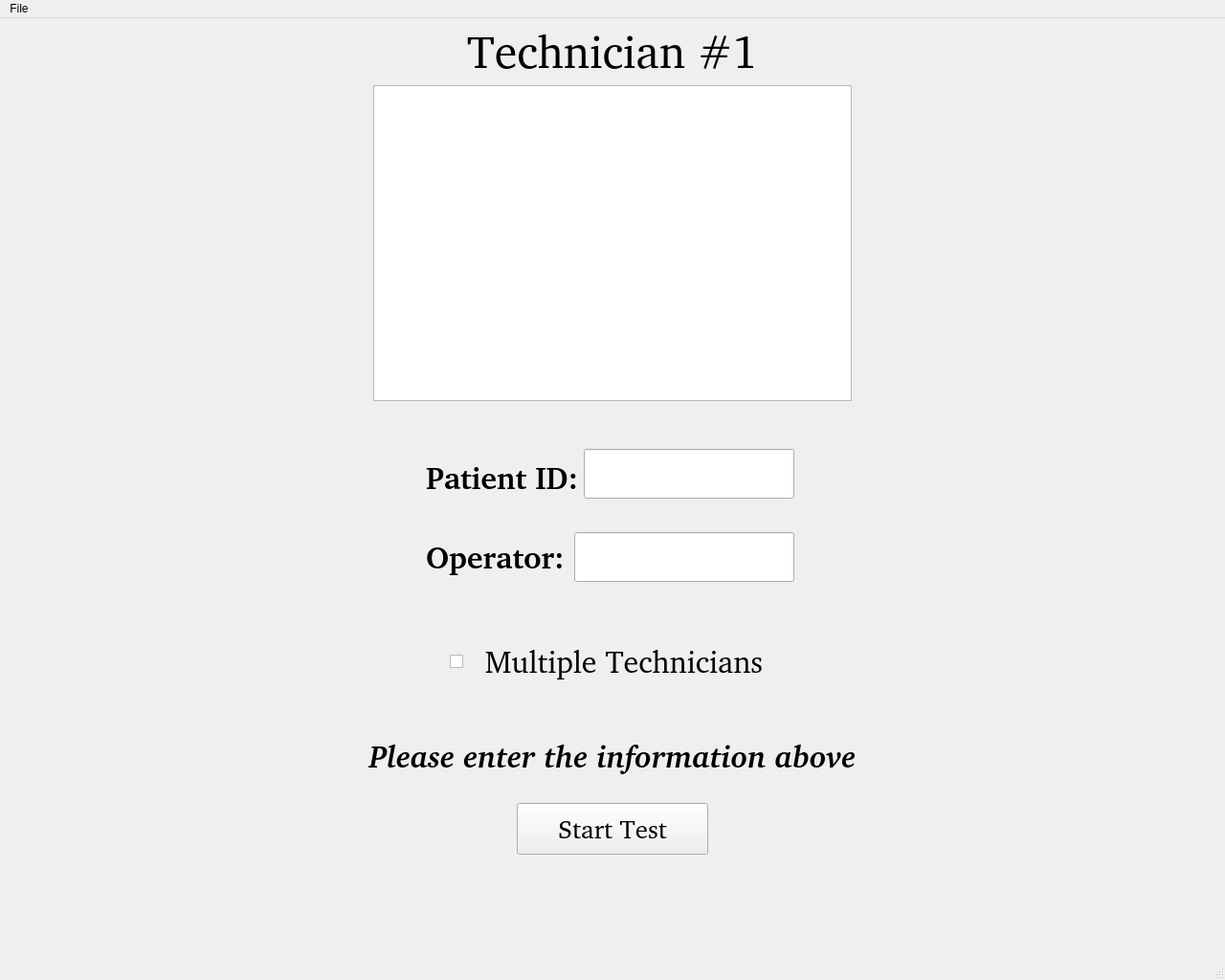
<?xml version="1.0" encoding="UTF-8"?>
<ui version="4.0">
 <class>iStrabGui</class>
 <widget class="QMainWindow" name="iStrabGui">
  <property name="geometry">
   <rect>
    <x>0</x>
    <y>0</y>
    <width>1280</width>
    <height>1024</height>
   </rect>
  </property>
  <property name="windowTitle">
   <string>iStrabGui</string>
  </property>
  <widget class="QWidget" name="centralWidget">
   <widget class="QStackedWidget" name="stackedWidget">
    <property name="geometry">
     <rect>
      <x>0</x>
      <y>0</y>
      <width>1280</width>
      <height>981</height>
     </rect>
    </property>
    <property name="currentIndex">
     <number>0</number>
    </property>
    <widget class="QWidget" name="page">
     <widget class="QGraphicsView" name="logoView">
      <property name="geometry">
       <rect>
        <x>390</x>
        <y>70</y>
        <width>500</width>
        <height>330</height>
       </rect>
      </property>
      <property name="verticalScrollBarPolicy">
       <enum>Qt::ScrollBarAlwaysOff</enum>
      </property>
      <property name="horizontalScrollBarPolicy">
       <enum>Qt::ScrollBarAlwaysOff</enum>
      </property>
     </widget>
     <widget class="QPushButton" name="startButton">
      <property name="geometry">
       <rect>
        <x>540</x>
        <y>820</y>
        <width>200</width>
        <height>54</height>
       </rect>
      </property>
      <property name="font">
       <font>
        <family>Bitstream Charter</family>
        <pointsize>20</pointsize>
       </font>
      </property>
      <property name="text">
       <string>Start Test</string>
      </property>
     </widget>
     <widget class="QLabel" name="techLabel">
      <property name="geometry">
       <rect>
        <x>445</x>
        <y>543</y>
        <width>300</width>
        <height>40</height>
       </rect>
      </property>
      <property name="font">
       <font>
        <family>Bitstream Charter</family>
        <pointsize>24</pointsize>
        <weight>75</weight>
        <bold>true</bold>
       </font>
      </property>
      <property name="text">
       <string>Operator:</string>
      </property>
     </widget>
     <widget class="QLabel" name="patientLabel">
      <property name="geometry">
       <rect>
        <x>445</x>
        <y>460</y>
        <width>160</width>
        <height>40</height>
       </rect>
      </property>
      <property name="font">
       <font>
        <family>Bitstream Charter</family>
        <pointsize>24</pointsize>
        <weight>75</weight>
        <bold>true</bold>
       </font>
      </property>
      <property name="text">
       <string>Patient ID:</string>
      </property>
     </widget>
     <widget class="QLineEdit" name="techText">
      <property name="geometry">
       <rect>
        <x>600</x>
        <y>537</y>
        <width>230</width>
        <height>52</height>
       </rect>
      </property>
      <property name="font">
       <font>
        <family>Bitstream Charter</family>
        <pointsize>20</pointsize>
       </font>
      </property>
     </widget>
     <widget class="QLineEdit" name="patientText">
      <property name="geometry">
       <rect>
        <x>610</x>
        <y>450</y>
        <width>220</width>
        <height>52</height>
       </rect>
      </property>
      <property name="font">
       <font>
        <family>Bitstream Charter</family>
        <pointsize>20</pointsize>
       </font>
      </property>
     </widget>
     <widget class="QLabel" name="warningLabel">
      <property name="geometry">
       <rect>
        <x>380</x>
        <y>750</y>
        <width>520</width>
        <height>42</height>
       </rect>
      </property>
      <property name="font">
       <font>
        <family>Bitstream Charter</family>
        <pointsize>24</pointsize>
        <weight>75</weight>
        <italic>true</italic>
        <bold>true</bold>
       </font>
      </property>
      <property name="text">
       <string>Please enter the information above</string>
      </property>
      <property name="alignment">
       <set>Qt::AlignCenter</set>
      </property>
     </widget>
     <widget class="QCheckBox" name="multipleTechs">
      <property name="geometry">
       <rect>
        <x>470</x>
        <y>650</y>
        <width>342</width>
        <height>44</height>
       </rect>
      </property>
      <property name="font">
       <font>
        <family>Bitstream Charter</family>
        <pointsize>24</pointsize>
        <weight>50</weight>
        <bold>false</bold>
       </font>
      </property>
      <property name="text">
       <string>  Multiple Technicians</string>
      </property>
      <property name="iconSize">
       <size>
        <width>56</width>
        <height>56</height>
       </size>
      </property>
      <property name="tristate">
       <bool>false</bool>
      </property>
     </widget>
     <widget class="QLabel" name="techNumber">
      <property name="geometry">
       <rect>
        <x>440</x>
        <y>14</y>
        <width>400</width>
        <height>40</height>
       </rect>
      </property>
      <property name="font">
       <font>
        <family>Bitstream Charter</family>
        <pointsize>36</pointsize>
        <weight>50</weight>
        <italic>false</italic>
        <bold>false</bold>
       </font>
      </property>
      <property name="text">
       <string>Technician #1</string>
      </property>
      <property name="alignment">
       <set>Qt::AlignCenter</set>
      </property>
     </widget>
    </widget>
    <widget class="QWidget" name="page_2">
     <widget class="QGraphicsView" name="cameraView">
      <property name="geometry">
       <rect>
        <x>30</x>
        <y>130</y>
        <width>1000</width>
        <height>800</height>
       </rect>
      </property>
      <property name="verticalScrollBarPolicy">
       <enum>Qt::ScrollBarAlwaysOff</enum>
      </property>
      <property name="horizontalScrollBarPolicy">
       <enum>Qt::ScrollBarAlwaysOff</enum>
      </property>
     </widget>
     <widget class="QGraphicsView" name="demoView">
      <property name="geometry">
       <rect>
        <x>1060</x>
        <y>130</y>
        <width>200</width>
        <height>320</height>
       </rect>
      </property>
      <property name="verticalScrollBarPolicy">
       <enum>Qt::ScrollBarAlwaysOff</enum>
      </property>
      <property name="horizontalScrollBarPolicy">
       <enum>Qt::ScrollBarAlwaysOff</enum>
      </property>
     </widget>
     <widget class="QLabel" name="setupLabel">
      <property name="geometry">
       <rect>
        <x>40</x>
        <y>15</y>
        <width>1200</width>
        <height>60</height>
       </rect>
      </property>
      <property name="font">
       <font>
        <family>Bitstream Charter</family>
        <pointsize>36</pointsize>
       </font>
      </property>
      <property name="text">
       <string>Please set up the patient for the test</string>
      </property>
      <property name="alignment">
       <set>Qt::AlignCenter</set>
      </property>
     </widget>
     <widget class="QLabel" name="demoLabel">
      <property name="geometry">
       <rect>
        <x>1060</x>
        <y>80</y>
        <width>200</width>
        <height>34</height>
       </rect>
      </property>
      <property name="font">
       <font>
        <family>Bitstream Charter</family>
        <pointsize>20</pointsize>
        <weight>75</weight>
        <bold>true</bold>
       </font>
      </property>
      <property name="text">
       <string>Optimal Setup:</string>
      </property>
     </widget>
     <widget class="QLabel" name="feedLabel">
      <property name="geometry">
       <rect>
        <x>30</x>
        <y>80</y>
        <width>140</width>
        <height>34</height>
       </rect>
      </property>
      <property name="font">
       <font>
        <family>Bitstream Charter</family>
        <pointsize>20</pointsize>
        <weight>75</weight>
        <bold>true</bold>
       </font>
      </property>
      <property name="text">
       <string>Live Feed:</string>
      </property>
     </widget>
     <widget class="QPushButton" name="recordButton">
      <property name="geometry">
       <rect>
        <x>1060</x>
        <y>910</y>
        <width>200</width>
        <height>54</height>
       </rect>
      </property>
      <property name="font">
       <font>
        <family>Bitstream Charter</family>
        <pointsize>20</pointsize>
       </font>
      </property>
      <property name="text">
       <string>Record</string>
      </property>
     </widget>
     <widget class="QLabel" name="audioSelectLabel">
      <property name="geometry">
       <rect>
        <x>1060</x>
        <y>470</y>
        <width>150</width>
        <height>28</height>
       </rect>
      </property>
      <property name="font">
       <font>
        <family>Bitstream Charter</family>
        <pointsize>18</pointsize>
        <weight>75</weight>
        <bold>true</bold>
       </font>
      </property>
      <property name="text">
       <string>Select Audio:</string>
      </property>
     </widget>
     <widget class="QComboBox" name="selectAudio">
      <property name="geometry">
       <rect>
        <x>1060</x>
        <y>510</y>
        <width>200</width>
        <height>45</height>
       </rect>
      </property>
      <property name="font">
       <font>
        <family>Bitstream Charter</family>
        <pointsize>16</pointsize>
       </font>
      </property>
      <property name="iconSize">
       <size>
        <width>16</width>
        <height>16</height>
       </size>
      </property>
      <item>
       <property name="text">
        <string>Bike Horn</string>
       </property>
      </item>
      <item>
       <property name="text">
        <string>Computer Magic</string>
       </property>
      </item>
      <item>
       <property name="text">
        <string>Cow Mooing</string>
       </property>
      </item>
      <item>
       <property name="text">
        <string>Doorbell</string>
       </property>
      </item>
      <item>
       <property name="text">
        <string>Electrical Sweep</string>
       </property>
      </item>
      <item>
       <property name="text">
        <string>Magic Wand</string>
       </property>
      </item>
      <item>
       <property name="text">
        <string>Music Box</string>
       </property>
      </item>
      <item>
       <property name="text">
        <string>Ship Bell</string>
       </property>
      </item>
      <item>
       <property name="text">
        <string>Sleigh Bells Ringing</string>
       </property>
      </item>
     </widget>
     <widget class="QPushButton" name="reconnectButton">
      <property name="geometry">
       <rect>
        <x>1060</x>
        <y>830</y>
        <width>200</width>
        <height>54</height>
       </rect>
      </property>
      <property name="font">
       <font>
        <family>Bitstream Charter</family>
        <pointsize>20</pointsize>
       </font>
      </property>
      <property name="text">
       <string>Reconnect</string>
      </property>
     </widget>
     <widget class="QSlider" name="imageContrastSlider">
      <property name="geometry">
       <rect>
        <x>1090</x>
        <y>630</y>
        <width>20</width>
        <height>180</height>
       </rect>
      </property>
      <property name="maximum">
       <number>50</number>
      </property>
      <property name="orientation">
       <enum>Qt::Vertical</enum>
      </property>
     </widget>
     <widget class="QSlider" name="LEDintensitySlider">
      <property name="geometry">
       <rect>
        <x>1190</x>
        <y>630</y>
        <width>20</width>
        <height>180</height>
       </rect>
      </property>
      <property name="maximum">
       <number>350</number>
      </property>
      <property name="value">
       <number>175</number>
      </property>
      <property name="orientation">
       <enum>Qt::Vertical</enum>
      </property>
     </widget>
     <widget class="QLabel" name="imageContrastLabel">
      <property name="geometry">
       <rect>
        <x>1050</x>
        <y>575</y>
        <width>100</width>
        <height>50</height>
       </rect>
      </property>
      <property name="font">
       <font>
        <family>Bitstream Charter</family>
        <pointsize>12</pointsize>
        <weight>75</weight>
        <bold>true</bold>
       </font>
      </property>
      <property name="text">
       <string>Image Contrast</string>
      </property>
      <property name="alignment">
       <set>Qt::AlignCenter</set>
      </property>
      <property name="wordWrap">
       <bool>true</bool>
      </property>
     </widget>
     <widget class="QLabel" name="LEDintensityLabel">
      <property name="geometry">
       <rect>
        <x>1150</x>
        <y>575</y>
        <width>100</width>
        <height>50</height>
       </rect>
      </property>
      <property name="font">
       <font>
        <family>Bitstream Charter</family>
        <pointsize>12</pointsize>
        <weight>75</weight>
        <bold>true</bold>
       </font>
      </property>
      <property name="text">
       <string>LED Intensity</string>
      </property>
      <property name="alignment">
       <set>Qt::AlignCenter</set>
      </property>
      <property name="wordWrap">
       <bool>true</bool>
      </property>
     </widget>
    </widget>
    <widget class="QWidget" name="page_3">
     <widget class="QGraphicsView" name="playView">
      <property name="geometry">
       <rect>
        <x>240</x>
        <y>80</y>
        <width>800</width>
        <height>640</height>
       </rect>
      </property>
      <property name="verticalScrollBarPolicy">
       <enum>Qt::ScrollBarAlwaysOff</enum>
      </property>
      <property name="horizontalScrollBarPolicy">
       <enum>Qt::ScrollBarAlwaysOff</enum>
      </property>
     </widget>
     <widget class="QPushButton" name="playButton">
      <property name="geometry">
       <rect>
        <x>540</x>
        <y>730</y>
        <width>200</width>
        <height>54</height>
       </rect>
      </property>
      <property name="font">
       <font>
        <family>Bitstream Charter</family>
        <pointsize>20</pointsize>
       </font>
      </property>
      <property name="text">
       <string>Play Video</string>
      </property>
     </widget>
     <widget class="QLabel" name="reviewLabel">
      <property name="geometry">
       <rect>
        <x>340</x>
        <y>20</y>
        <width>600</width>
        <height>34</height>
       </rect>
      </property>
      <property name="font">
       <font>
        <family>Bitstream Charter</family>
        <pointsize>36</pointsize>
       </font>
      </property>
      <property name="text">
       <string>Please Review the Video:</string>
      </property>
      <property name="alignment">
       <set>Qt::AlignCenter</set>
      </property>
     </widget>
     <widget class="QGroupBox" name="vidQualityBox">
      <property name="geometry">
       <rect>
        <x>380</x>
        <y>815</y>
        <width>200</width>
        <height>160</height>
       </rect>
      </property>
      <property name="font">
       <font>
        <family>Bitstream Charter</family>
        <pointsize>20</pointsize>
       </font>
      </property>
      <property name="title">
       <string>Video Review:</string>
      </property>
      <widget class="QRadioButton" name="acceptVidButton">
       <property name="geometry">
        <rect>
         <x>60</x>
         <y>50</y>
         <width>130</width>
         <height>44</height>
        </rect>
       </property>
       <property name="font">
        <font>
         <family>Bitstream Charter</family>
         <pointsize>20</pointsize>
        </font>
       </property>
       <property name="text">
        <string>Accept</string>
       </property>
       <property name="iconSize">
        <size>
         <width>48</width>
         <height>48</height>
        </size>
       </property>
      </widget>
      <widget class="QRadioButton" name="rejectVidButton">
       <property name="geometry">
        <rect>
         <x>60</x>
         <y>110</y>
         <width>130</width>
         <height>44</height>
        </rect>
       </property>
       <property name="font">
        <font>
         <family>Bitstream Charter</family>
         <pointsize>20</pointsize>
        </font>
       </property>
       <property name="text">
        <string>Reject</string>
       </property>
       <property name="iconSize">
        <size>
         <width>48</width>
         <height>48</height>
        </size>
       </property>
      </widget>
     </widget>
     <widget class="QTextEdit" name="rejectionNotes">
      <property name="geometry">
       <rect>
        <x>590</x>
        <y>815</y>
        <width>360</width>
        <height>160</height>
       </rect>
      </property>
      <property name="font">
       <font>
        <family>Bitstream Charter</family>
        <pointsize>20</pointsize>
       </font>
      </property>
     </widget>
     <widget class="QPushButton" name="postReviewButton">
      <property name="geometry">
       <rect>
        <x>1067</x>
        <y>900</y>
        <width>180</width>
        <height>54</height>
       </rect>
      </property>
      <property name="font">
       <font>
        <family>Bitstream Charter</family>
        <pointsize>20</pointsize>
       </font>
      </property>
      <property name="text">
       <string>Next</string>
      </property>
     </widget>
     <widget class="QLabel" name="rejectionWarningLabel">
      <property name="geometry">
       <rect>
        <x>1010</x>
        <y>730</y>
        <width>280</width>
        <height>160</height>
       </rect>
      </property>
      <property name="font">
       <font>
        <family>Bitstream Charter</family>
        <pointsize>24</pointsize>
        <weight>75</weight>
        <italic>true</italic>
        <bold>true</bold>
       </font>
      </property>
      <property name="text">
       <string>Please include reasons for rejection</string>
      </property>
      <property name="alignment">
       <set>Qt::AlignCenter</set>
      </property>
      <property name="wordWrap">
       <bool>true</bool>
      </property>
     </widget>
    </widget>
    <widget class="QWidget" name="page_4">
     <widget class="QLabel" name="imageAnalysisLabel">
      <property name="geometry">
       <rect>
        <x>340</x>
        <y>15</y>
        <width>600</width>
        <height>60</height>
       </rect>
      </property>
      <property name="font">
       <font>
        <family>Bitstream Charter</family>
        <pointsize>36</pointsize>
       </font>
      </property>
      <property name="text">
       <string>Image Analysis</string>
      </property>
      <property name="alignment">
       <set>Qt::AlignCenter</set>
      </property>
     </widget>
     <widget class="QPushButton" name="analyzeButton">
      <property name="geometry">
       <rect>
        <x>540</x>
        <y>600</y>
        <width>200</width>
        <height>54</height>
       </rect>
      </property>
      <property name="font">
       <font>
        <family>Bitstream Charter</family>
        <pointsize>20</pointsize>
       </font>
      </property>
      <property name="text">
       <string>Analyze</string>
      </property>
     </widget>
     <widget class="QProgressBar" name="analysisProgressBar">
      <property name="geometry">
       <rect>
        <x>240</x>
        <y>400</y>
        <width>800</width>
        <height>60</height>
       </rect>
      </property>
      <property name="font">
       <font>
        <family>Bitstream Charter</family>
        <pointsize>20</pointsize>
       </font>
      </property>
      <property name="value">
       <number>0</number>
      </property>
     </widget>
     <widget class="QLabel" name="analysisProgressLabel">
      <property name="geometry">
       <rect>
        <x>640</x>
        <y>350</y>
        <width>800</width>
        <height>34</height>
       </rect>
      </property>
      <property name="font">
       <font>
        <family>Bitstream Charter</family>
        <pointsize>20</pointsize>
       </font>
      </property>
      <property name="text">
       <string/>
      </property>
     </widget>
     <widget class="QLabel" name="beginAnalysisLabel">
      <property name="geometry">
       <rect>
        <x>240</x>
        <y>350</y>
        <width>500</width>
        <height>34</height>
       </rect>
      </property>
      <property name="font">
       <font>
        <family>Bitstream Charter</family>
        <pointsize>20</pointsize>
       </font>
      </property>
      <property name="text">
       <string>Click analyze to begin</string>
      </property>
     </widget>
    </widget>
    <widget class="QWidget" name="page_5">
     <widget class="QLabel" name="completedLabel">
      <property name="geometry">
       <rect>
        <x>380</x>
        <y>15</y>
        <width>520</width>
        <height>60</height>
       </rect>
      </property>
      <property name="font">
       <font>
        <family>Bitstream Charter</family>
        <pointsize>36</pointsize>
       </font>
      </property>
      <property name="text">
       <string>Evaluation Results</string>
      </property>
      <property name="alignment">
       <set>Qt::AlignCenter</set>
      </property>
      <property name="wordWrap">
       <bool>true</bool>
      </property>
     </widget>
     <widget class="QPushButton" name="pushButton">
      <property name="geometry">
       <rect>
        <x>540</x>
        <y>900</y>
        <width>200</width>
        <height>54</height>
       </rect>
      </property>
      <property name="font">
       <font>
        <family>Bitstream Charter</family>
        <pointsize>20</pointsize>
       </font>
      </property>
      <property name="text">
       <string>Exit Program</string>
      </property>
     </widget>
     <widget class="QLabel" name="eval_patientID">
      <property name="geometry">
       <rect>
        <x>100</x>
        <y>260</y>
        <width>160</width>
        <height>40</height>
       </rect>
      </property>
      <property name="font">
       <font>
        <family>Bitstream Charter</family>
        <pointsize>24</pointsize>
        <weight>75</weight>
        <bold>true</bold>
       </font>
      </property>
      <property name="text">
       <string>Patient ID:</string>
      </property>
     </widget>
     <widget class="QLabel" name="eval_patientID_text">
      <property name="geometry">
       <rect>
        <x>270</x>
        <y>260</y>
        <width>300</width>
        <height>40</height>
       </rect>
      </property>
      <property name="font">
       <font>
        <family>Bitstream Charter</family>
        <pointsize>24</pointsize>
        <weight>50</weight>
        <bold>false</bold>
       </font>
      </property>
      <property name="text">
       <string>&lt;Insert ID&gt;</string>
      </property>
     </widget>
     <widget class="QLabel" name="eval_serialNum">
      <property name="geometry">
       <rect>
        <x>100</x>
        <y>120</y>
        <width>340</width>
        <height>40</height>
       </rect>
      </property>
      <property name="font">
       <font>
        <family>Bitstream Charter</family>
        <pointsize>24</pointsize>
        <weight>75</weight>
        <bold>true</bold>
       </font>
      </property>
      <property name="text">
       <string>Device Serial Number:</string>
      </property>
     </widget>
     <widget class="QLabel" name="eval_serialNum_text">
      <property name="geometry">
       <rect>
        <x>440</x>
        <y>120</y>
        <width>300</width>
        <height>40</height>
       </rect>
      </property>
      <property name="font">
       <font>
        <family>Bitstream Charter</family>
        <pointsize>24</pointsize>
        <weight>50</weight>
        <bold>false</bold>
       </font>
      </property>
      <property name="text">
       <string>&lt;Insert Serial Num&gt;</string>
      </property>
     </widget>
     <widget class="QLabel" name="eval_testDate_text">
      <property name="geometry">
       <rect>
        <x>260</x>
        <y>170</y>
        <width>300</width>
        <height>40</height>
       </rect>
      </property>
      <property name="font">
       <font>
        <family>Bitstream Charter</family>
        <pointsize>24</pointsize>
        <weight>50</weight>
        <bold>false</bold>
       </font>
      </property>
      <property name="text">
       <string>&lt;Insert Visit Date&gt;</string>
      </property>
     </widget>
     <widget class="QLabel" name="eval_testDate">
      <property name="geometry">
       <rect>
        <x>100</x>
        <y>170</y>
        <width>150</width>
        <height>40</height>
       </rect>
      </property>
      <property name="font">
       <font>
        <family>Bitstream Charter</family>
        <pointsize>24</pointsize>
        <weight>75</weight>
        <bold>true</bold>
       </font>
      </property>
      <property name="text">
       <string>Visit Date:</string>
      </property>
     </widget>
     <widget class="QLabel" name="eval_testTime">
      <property name="geometry">
       <rect>
        <x>580</x>
        <y>170</y>
        <width>100</width>
        <height>40</height>
       </rect>
      </property>
      <property name="font">
       <font>
        <family>Bitstream Charter</family>
        <pointsize>24</pointsize>
        <weight>75</weight>
        <bold>true</bold>
       </font>
      </property>
      <property name="text">
       <string>Time:</string>
      </property>
     </widget>
     <widget class="QLabel" name="eval_testTime_text">
      <property name="geometry">
       <rect>
        <x>680</x>
        <y>170</y>
        <width>300</width>
        <height>40</height>
       </rect>
      </property>
      <property name="font">
       <font>
        <family>Bitstream Charter</family>
        <pointsize>24</pointsize>
        <weight>50</weight>
        <bold>false</bold>
       </font>
      </property>
      <property name="text">
       <string>&lt;Insert Time&gt;</string>
      </property>
     </widget>
     <widget class="QLabel" name="eval_operator1_text">
      <property name="geometry">
       <rect>
        <x>260</x>
        <y>370</y>
        <width>300</width>
        <height>40</height>
       </rect>
      </property>
      <property name="font">
       <font>
        <family>Bitstream Charter</family>
        <pointsize>24</pointsize>
        <weight>50</weight>
        <bold>false</bold>
       </font>
      </property>
      <property name="text">
       <string>&lt;Operator&gt;</string>
      </property>
     </widget>
     <widget class="QLabel" name="eval_operator1">
      <property name="geometry">
       <rect>
        <x>100</x>
        <y>370</y>
        <width>160</width>
        <height>40</height>
       </rect>
      </property>
      <property name="font">
       <font>
        <family>Bitstream Charter</family>
        <pointsize>24</pointsize>
        <weight>75</weight>
        <bold>true</bold>
       </font>
      </property>
      <property name="text">
       <string>Operator:</string>
      </property>
     </widget>
     <widget class="QLabel" name="eval_numTests1_text">
      <property name="geometry">
       <rect>
        <x>930</x>
        <y>370</y>
        <width>80</width>
        <height>40</height>
       </rect>
      </property>
      <property name="font">
       <font>
        <family>Bitstream Charter</family>
        <pointsize>24</pointsize>
        <weight>50</weight>
        <bold>false</bold>
       </font>
      </property>
      <property name="text">
       <string>&lt;#&gt;</string>
      </property>
     </widget>
     <widget class="QLabel" name="eval_numTests1">
      <property name="geometry">
       <rect>
        <x>580</x>
        <y>370</y>
        <width>350</width>
        <height>40</height>
       </rect>
      </property>
      <property name="font">
       <font>
        <family>Bitstream Charter</family>
        <pointsize>24</pointsize>
        <weight>75</weight>
        <bold>true</bold>
       </font>
      </property>
      <property name="text">
       <string>Total Number of Tests:</string>
      </property>
     </widget>
     <widget class="QLabel" name="eval_test1">
      <property name="geometry">
       <rect>
        <x>190</x>
        <y>440</y>
        <width>250</width>
        <height>40</height>
       </rect>
      </property>
      <property name="font">
       <font>
        <family>Bitstream Charter</family>
        <pointsize>24</pointsize>
        <weight>75</weight>
        <bold>true</bold>
       </font>
      </property>
      <property name="text">
       <string>Test 1 Results</string>
      </property>
      <property name="alignment">
       <set>Qt::AlignCenter</set>
      </property>
     </widget>
     <widget class="QLabel" name="eval_test1_right">
      <property name="geometry">
       <rect>
        <x>100</x>
        <y>490</y>
        <width>100</width>
        <height>40</height>
       </rect>
      </property>
      <property name="font">
       <font>
        <family>Bitstream Charter</family>
        <pointsize>24</pointsize>
        <weight>50</weight>
        <bold>false</bold>
        <underline>true</underline>
       </font>
      </property>
      <property name="text">
       <string>Right</string>
      </property>
      <property name="alignment">
       <set>Qt::AlignCenter</set>
      </property>
     </widget>
     <widget class="QLabel" name="eval_test1_center">
      <property name="geometry">
       <rect>
        <x>270</x>
        <y>490</y>
        <width>100</width>
        <height>40</height>
       </rect>
      </property>
      <property name="font">
       <font>
        <family>Bitstream Charter</family>
        <pointsize>24</pointsize>
        <weight>50</weight>
        <bold>false</bold>
        <underline>true</underline>
       </font>
      </property>
      <property name="text">
       <string>Center</string>
      </property>
      <property name="alignment">
       <set>Qt::AlignCenter</set>
      </property>
     </widget>
     <widget class="QLabel" name="eval_test1_left">
      <property name="geometry">
       <rect>
        <x>440</x>
        <y>490</y>
        <width>100</width>
        <height>40</height>
       </rect>
      </property>
      <property name="font">
       <font>
        <family>Bitstream Charter</family>
        <pointsize>24</pointsize>
        <weight>50</weight>
        <bold>false</bold>
        <underline>true</underline>
       </font>
      </property>
      <property name="text">
       <string>Left</string>
      </property>
      <property name="alignment">
       <set>Qt::AlignCenter</set>
      </property>
     </widget>
     <widget class="QLabel" name="eval_test1_right_text">
      <property name="geometry">
       <rect>
        <x>80</x>
        <y>540</y>
        <width>140</width>
        <height>40</height>
       </rect>
      </property>
      <property name="font">
       <font>
        <family>Bitstream Charter</family>
        <pointsize>24</pointsize>
        <weight>50</weight>
        <bold>false</bold>
        <underline>false</underline>
       </font>
      </property>
      <property name="text">
       <string>&lt;Right&gt;</string>
      </property>
      <property name="alignment">
       <set>Qt::AlignCenter</set>
      </property>
     </widget>
     <widget class="QLabel" name="eval_test1_center_text">
      <property name="geometry">
       <rect>
        <x>250</x>
        <y>540</y>
        <width>140</width>
        <height>40</height>
       </rect>
      </property>
      <property name="font">
       <font>
        <family>Bitstream Charter</family>
        <pointsize>24</pointsize>
        <weight>50</weight>
        <bold>false</bold>
        <underline>false</underline>
       </font>
      </property>
      <property name="text">
       <string>&lt;Cntr&gt;</string>
      </property>
      <property name="alignment">
       <set>Qt::AlignCenter</set>
      </property>
     </widget>
     <widget class="QLabel" name="eval_test1_left_text">
      <property name="geometry">
       <rect>
        <x>420</x>
        <y>540</y>
        <width>140</width>
        <height>40</height>
       </rect>
      </property>
      <property name="font">
       <font>
        <family>Bitstream Charter</family>
        <pointsize>24</pointsize>
        <weight>50</weight>
        <bold>false</bold>
        <underline>false</underline>
       </font>
      </property>
      <property name="text">
       <string>&lt;Left&gt;</string>
      </property>
      <property name="alignment">
       <set>Qt::AlignCenter</set>
      </property>
     </widget>
     <widget class="QLabel" name="eval_test2_center">
      <property name="geometry">
       <rect>
        <x>890</x>
        <y>490</y>
        <width>100</width>
        <height>40</height>
       </rect>
      </property>
      <property name="font">
       <font>
        <family>Bitstream Charter</family>
        <pointsize>24</pointsize>
        <weight>50</weight>
        <bold>false</bold>
        <underline>true</underline>
       </font>
      </property>
      <property name="text">
       <string>Center</string>
      </property>
      <property name="alignment">
       <set>Qt::AlignCenter</set>
      </property>
     </widget>
     <widget class="QLabel" name="eval_test2">
      <property name="geometry">
       <rect>
        <x>810</x>
        <y>440</y>
        <width>250</width>
        <height>40</height>
       </rect>
      </property>
      <property name="font">
       <font>
        <family>Bitstream Charter</family>
        <pointsize>24</pointsize>
        <weight>75</weight>
        <bold>true</bold>
       </font>
      </property>
      <property name="text">
       <string>Test 2 Results</string>
      </property>
      <property name="alignment">
       <set>Qt::AlignCenter</set>
      </property>
     </widget>
     <widget class="QLabel" name="eval_test2_center_text">
      <property name="geometry">
       <rect>
        <x>870</x>
        <y>540</y>
        <width>140</width>
        <height>40</height>
       </rect>
      </property>
      <property name="font">
       <font>
        <family>Bitstream Charter</family>
        <pointsize>24</pointsize>
        <weight>50</weight>
        <bold>false</bold>
        <underline>false</underline>
       </font>
      </property>
      <property name="text">
       <string>&lt;Cntr&gt;</string>
      </property>
      <property name="alignment">
       <set>Qt::AlignCenter</set>
      </property>
     </widget>
     <widget class="QLabel" name="eval_test2_right">
      <property name="geometry">
       <rect>
        <x>720</x>
        <y>490</y>
        <width>100</width>
        <height>40</height>
       </rect>
      </property>
      <property name="font">
       <font>
        <family>Bitstream Charter</family>
        <pointsize>24</pointsize>
        <weight>50</weight>
        <bold>false</bold>
        <underline>true</underline>
       </font>
      </property>
      <property name="text">
       <string>Right</string>
      </property>
      <property name="alignment">
       <set>Qt::AlignCenter</set>
      </property>
     </widget>
     <widget class="QLabel" name="eval_test2_right_text">
      <property name="geometry">
       <rect>
        <x>700</x>
        <y>540</y>
        <width>140</width>
        <height>40</height>
       </rect>
      </property>
      <property name="font">
       <font>
        <family>Bitstream Charter</family>
        <pointsize>24</pointsize>
        <weight>50</weight>
        <bold>false</bold>
        <underline>false</underline>
       </font>
      </property>
      <property name="text">
       <string>&lt;Right&gt;</string>
      </property>
      <property name="alignment">
       <set>Qt::AlignCenter</set>
      </property>
     </widget>
     <widget class="QLabel" name="eval_test2_left">
      <property name="geometry">
       <rect>
        <x>1060</x>
        <y>490</y>
        <width>100</width>
        <height>40</height>
       </rect>
      </property>
      <property name="font">
       <font>
        <family>Bitstream Charter</family>
        <pointsize>24</pointsize>
        <weight>50</weight>
        <bold>false</bold>
        <underline>true</underline>
       </font>
      </property>
      <property name="text">
       <string>Left</string>
      </property>
      <property name="alignment">
       <set>Qt::AlignCenter</set>
      </property>
     </widget>
     <widget class="QLabel" name="eval_test2_left_text">
      <property name="geometry">
       <rect>
        <x>1040</x>
        <y>540</y>
        <width>140</width>
        <height>40</height>
       </rect>
      </property>
      <property name="font">
       <font>
        <family>Bitstream Charter</family>
        <pointsize>24</pointsize>
        <weight>50</weight>
        <bold>false</bold>
        <underline>false</underline>
       </font>
      </property>
      <property name="text">
       <string>&lt;Left&gt;</string>
      </property>
      <property name="alignment">
       <set>Qt::AlignCenter</set>
      </property>
     </widget>
     <widget class="QLabel" name="eval_numTests2">
      <property name="geometry">
       <rect>
        <x>580</x>
        <y>650</y>
        <width>350</width>
        <height>40</height>
       </rect>
      </property>
      <property name="font">
       <font>
        <family>Bitstream Charter</family>
        <pointsize>24</pointsize>
        <weight>75</weight>
        <bold>true</bold>
       </font>
      </property>
      <property name="text">
       <string>Total Number of Tests:</string>
      </property>
     </widget>
     <widget class="QLabel" name="eval_test1_right_2">
      <property name="geometry">
       <rect>
        <x>100</x>
        <y>770</y>
        <width>100</width>
        <height>40</height>
       </rect>
      </property>
      <property name="font">
       <font>
        <family>Bitstream Charter</family>
        <pointsize>24</pointsize>
        <weight>50</weight>
        <bold>false</bold>
        <underline>true</underline>
       </font>
      </property>
      <property name="text">
       <string>Right</string>
      </property>
      <property name="alignment">
       <set>Qt::AlignCenter</set>
      </property>
     </widget>
     <widget class="QLabel" name="eval_test1_right_text_2">
      <property name="geometry">
       <rect>
        <x>80</x>
        <y>820</y>
        <width>140</width>
        <height>40</height>
       </rect>
      </property>
      <property name="font">
       <font>
        <family>Bitstream Charter</family>
        <pointsize>24</pointsize>
        <weight>50</weight>
        <bold>false</bold>
        <underline>false</underline>
       </font>
      </property>
      <property name="text">
       <string>&lt;Right&gt;</string>
      </property>
      <property name="alignment">
       <set>Qt::AlignCenter</set>
      </property>
     </widget>
     <widget class="QLabel" name="eval_operator2">
      <property name="geometry">
       <rect>
        <x>100</x>
        <y>650</y>
        <width>160</width>
        <height>40</height>
       </rect>
      </property>
      <property name="font">
       <font>
        <family>Bitstream Charter</family>
        <pointsize>24</pointsize>
        <weight>75</weight>
        <bold>true</bold>
       </font>
      </property>
      <property name="text">
       <string>Operator:</string>
      </property>
     </widget>
     <widget class="QLabel" name="eval_test1_center_text_2">
      <property name="geometry">
       <rect>
        <x>250</x>
        <y>820</y>
        <width>140</width>
        <height>40</height>
       </rect>
      </property>
      <property name="font">
       <font>
        <family>Bitstream Charter</family>
        <pointsize>24</pointsize>
        <weight>50</weight>
        <bold>false</bold>
        <underline>false</underline>
       </font>
      </property>
      <property name="text">
       <string>&lt;Cntr&gt;</string>
      </property>
      <property name="alignment">
       <set>Qt::AlignCenter</set>
      </property>
     </widget>
     <widget class="QLabel" name="eval_test2_center_2">
      <property name="geometry">
       <rect>
        <x>890</x>
        <y>770</y>
        <width>100</width>
        <height>40</height>
       </rect>
      </property>
      <property name="font">
       <font>
        <family>Bitstream Charter</family>
        <pointsize>24</pointsize>
        <weight>50</weight>
        <bold>false</bold>
        <underline>true</underline>
       </font>
      </property>
      <property name="text">
       <string>Center</string>
      </property>
      <property name="alignment">
       <set>Qt::AlignCenter</set>
      </property>
     </widget>
     <widget class="QLabel" name="eval_test2_left_2">
      <property name="geometry">
       <rect>
        <x>1060</x>
        <y>770</y>
        <width>100</width>
        <height>40</height>
       </rect>
      </property>
      <property name="font">
       <font>
        <family>Bitstream Charter</family>
        <pointsize>24</pointsize>
        <weight>50</weight>
        <bold>false</bold>
        <underline>true</underline>
       </font>
      </property>
      <property name="text">
       <string>Left</string>
      </property>
      <property name="alignment">
       <set>Qt::AlignCenter</set>
      </property>
     </widget>
     <widget class="QLabel" name="eval_test1_left_text_2">
      <property name="geometry">
       <rect>
        <x>420</x>
        <y>820</y>
        <width>140</width>
        <height>40</height>
       </rect>
      </property>
      <property name="font">
       <font>
        <family>Bitstream Charter</family>
        <pointsize>24</pointsize>
        <weight>50</weight>
        <bold>false</bold>
        <underline>false</underline>
       </font>
      </property>
      <property name="text">
       <string>&lt;Left&gt;</string>
      </property>
      <property name="alignment">
       <set>Qt::AlignCenter</set>
      </property>
     </widget>
     <widget class="QLabel" name="eval_test1_center_2">
      <property name="geometry">
       <rect>
        <x>270</x>
        <y>770</y>
        <width>100</width>
        <height>40</height>
       </rect>
      </property>
      <property name="font">
       <font>
        <family>Bitstream Charter</family>
        <pointsize>24</pointsize>
        <weight>50</weight>
        <bold>false</bold>
        <underline>true</underline>
       </font>
      </property>
      <property name="text">
       <string>Center</string>
      </property>
      <property name="alignment">
       <set>Qt::AlignCenter</set>
      </property>
     </widget>
     <widget class="QLabel" name="eval_test2_left_text_2">
      <property name="geometry">
       <rect>
        <x>1040</x>
        <y>820</y>
        <width>140</width>
        <height>40</height>
       </rect>
      </property>
      <property name="font">
       <font>
        <family>Bitstream Charter</family>
        <pointsize>24</pointsize>
        <weight>50</weight>
        <bold>false</bold>
        <underline>false</underline>
       </font>
      </property>
      <property name="text">
       <string>&lt;Left&gt;</string>
      </property>
      <property name="alignment">
       <set>Qt::AlignCenter</set>
      </property>
     </widget>
     <widget class="QLabel" name="eval_test2_right_2">
      <property name="geometry">
       <rect>
        <x>720</x>
        <y>770</y>
        <width>100</width>
        <height>40</height>
       </rect>
      </property>
      <property name="font">
       <font>
        <family>Bitstream Charter</family>
        <pointsize>24</pointsize>
        <weight>50</weight>
        <bold>false</bold>
        <underline>true</underline>
       </font>
      </property>
      <property name="text">
       <string>Right</string>
      </property>
      <property name="alignment">
       <set>Qt::AlignCenter</set>
      </property>
     </widget>
     <widget class="QLabel" name="eval_test1_2">
      <property name="geometry">
       <rect>
        <x>190</x>
        <y>720</y>
        <width>250</width>
        <height>40</height>
       </rect>
      </property>
      <property name="font">
       <font>
        <family>Bitstream Charter</family>
        <pointsize>24</pointsize>
        <weight>75</weight>
        <bold>true</bold>
       </font>
      </property>
      <property name="text">
       <string>Test 1 Results</string>
      </property>
      <property name="alignment">
       <set>Qt::AlignCenter</set>
      </property>
     </widget>
     <widget class="QLabel" name="eval_test2_center_text_2">
      <property name="geometry">
       <rect>
        <x>870</x>
        <y>820</y>
        <width>140</width>
        <height>40</height>
       </rect>
      </property>
      <property name="font">
       <font>
        <family>Bitstream Charter</family>
        <pointsize>24</pointsize>
        <weight>50</weight>
        <bold>false</bold>
        <underline>false</underline>
       </font>
      </property>
      <property name="text">
       <string>&lt;Cntr&gt;</string>
      </property>
      <property name="alignment">
       <set>Qt::AlignCenter</set>
      </property>
     </widget>
     <widget class="QLabel" name="eval_test2_right_text_2">
      <property name="geometry">
       <rect>
        <x>700</x>
        <y>820</y>
        <width>140</width>
        <height>40</height>
       </rect>
      </property>
      <property name="font">
       <font>
        <family>Bitstream Charter</family>
        <pointsize>24</pointsize>
        <weight>50</weight>
        <bold>false</bold>
        <underline>false</underline>
       </font>
      </property>
      <property name="text">
       <string>&lt;Right&gt;</string>
      </property>
      <property name="alignment">
       <set>Qt::AlignCenter</set>
      </property>
     </widget>
     <widget class="QLabel" name="eval_operator2_text">
      <property name="geometry">
       <rect>
        <x>260</x>
        <y>650</y>
        <width>300</width>
        <height>40</height>
       </rect>
      </property>
      <property name="font">
       <font>
        <family>Bitstream Charter</family>
        <pointsize>24</pointsize>
        <weight>50</weight>
        <bold>false</bold>
       </font>
      </property>
      <property name="text">
       <string>&lt;Operator&gt;</string>
      </property>
     </widget>
     <widget class="QLabel" name="eval_test2_2">
      <property name="geometry">
       <rect>
        <x>810</x>
        <y>720</y>
        <width>250</width>
        <height>40</height>
       </rect>
      </property>
      <property name="font">
       <font>
        <family>Bitstream Charter</family>
        <pointsize>24</pointsize>
        <weight>75</weight>
        <bold>true</bold>
       </font>
      </property>
      <property name="text">
       <string>Test 2 Results</string>
      </property>
      <property name="alignment">
       <set>Qt::AlignCenter</set>
      </property>
     </widget>
     <widget class="QLabel" name="eval_numTests2_text">
      <property name="geometry">
       <rect>
        <x>930</x>
        <y>650</y>
        <width>80</width>
        <height>40</height>
       </rect>
      </property>
      <property name="font">
       <font>
        <family>Bitstream Charter</family>
        <pointsize>24</pointsize>
        <weight>50</weight>
        <bold>false</bold>
       </font>
      </property>
      <property name="text">
       <string>&lt;#&gt;</string>
      </property>
     </widget>
     <widget class="QLabel" name="eval_test1_left_2">
      <property name="geometry">
       <rect>
        <x>440</x>
        <y>770</y>
        <width>100</width>
        <height>40</height>
       </rect>
      </property>
      <property name="font">
       <font>
        <family>Bitstream Charter</family>
        <pointsize>24</pointsize>
        <weight>50</weight>
        <bold>false</bold>
        <underline>true</underline>
       </font>
      </property>
      <property name="text">
       <string>Left</string>
      </property>
      <property name="alignment">
       <set>Qt::AlignCenter</set>
      </property>
     </widget>
    </widget>
   </widget>
  </widget>
  <widget class="QMenuBar" name="menuBar">
   <property name="geometry">
    <rect>
     <x>0</x>
     <y>0</y>
     <width>1280</width>
     <height>25</height>
    </rect>
   </property>
   <widget class="QMenu" name="menuFile">
    <property name="title">
     <string>File</string>
    </property>
    <addaction name="actionExit"/>
   </widget>
   <addaction name="menuFile"/>
  </widget>
  <widget class="QStatusBar" name="statusBar"/>
  <action name="actionExit">
   <property name="text">
    <string>Exit</string>
   </property>
  </action>
 </widget>
 <layoutdefault spacing="6" margin="11"/>
 <resources/>
 <connections/>
</ui>
